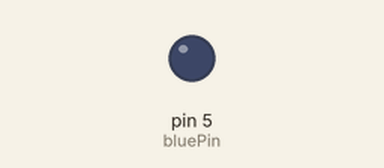
Bench run of a sketch on a simulated Arduino Uno, built with avr-gcc and run on an emulated ATmega328P. Shown: output pins drawn as LEDs (lit = HIGH).

Above: at 0.7 s.
At 6.6 s:
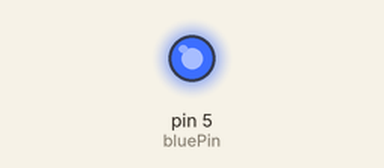
Timing chart, 0 to 7.0 s (numbered marks = the images above):
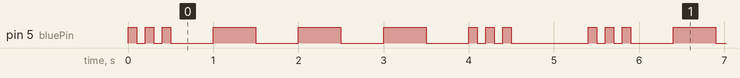

Measured:
- by itself, pin 5 (bluePin): repeats every 5.4 s: 2 × (LOW 0.10 s, HIGH 0.10 s), 3 × (LOW 0.50 s, HIGH 0.50 s), LOW 0.50 s, 2 × (HIGH 0.10 s, LOW 0.10 s), HIGH 0.10 s, LOW 0.90 s, HIGH 0.10 s
- by itself, everything shown: repeats every 5.4 s, in 18 steps

The sketch:

mchorter4_sos.ino
```cpp
int bluePin =5;
int redPin = 6;
int greenPin = 9;
int dit = 100;
int dah = 500;
int LongW = 800;


void setup() {
  // put your setup code here, to run once:
  pinMode(bluePin, OUTPUT);

}

void loop() {
  // put your main code here, to run repeatedly:
  digitalWrite(bluePin, HIGH);
  delay(dit);
  digitalWrite(bluePin, LOW);
  delay(dit);
  digitalWrite(bluePin, HIGH);
  delay(dit);
  digitalWrite(bluePin, LOW);
  delay(dit);
  digitalWrite(bluePin, HIGH);
  delay(dit);
  digitalWrite(bluePin, LOW);
  delay(dah);

  digitalWrite(bluePin, HIGH);
  delay(dah);
  digitalWrite(bluePin, LOW);
  delay(dah);
  digitalWrite(bluePin, HIGH);
  delay(dah);
  digitalWrite(bluePin, LOW);
  delay(dah);
  digitalWrite(bluePin, HIGH);
  delay(dah);
  digitalWrite(bluePin, LOW);
  delay(dah);

  digitalWrite(bluePin, HIGH);
  delay(dit);
  digitalWrite(bluePin, LOW);
  delay(dit);
  digitalWrite(bluePin, HIGH);
  delay(dit);
  digitalWrite(bluePin, LOW);
  delay(dit);
  digitalWrite(bluePin, HIGH);
  delay(dit);
  digitalWrite(bluePin, LOW);
  delay(dit);

  delay(LongW);
}
```
